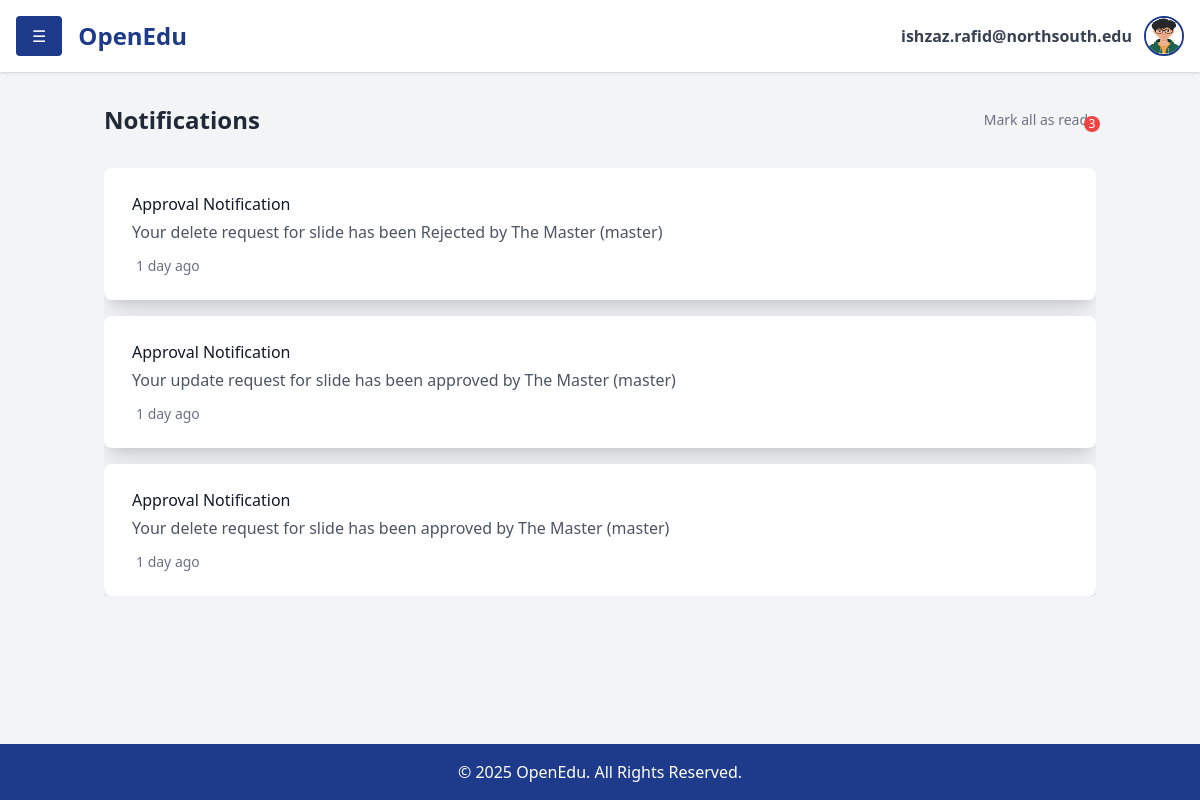
Before: /notifications/ (signed in) with the older database file.
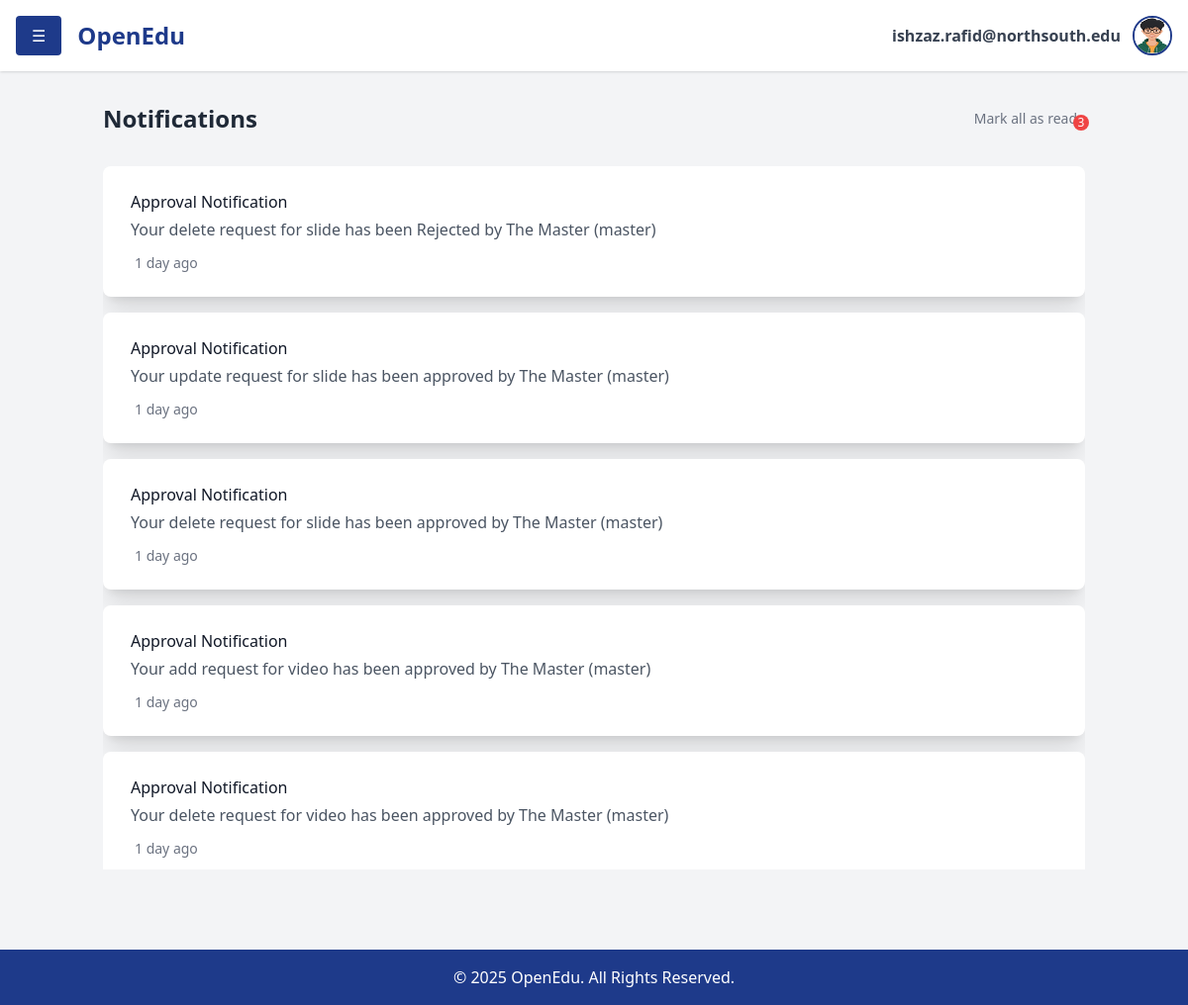
After: the same page with the newer database file.
### notifications/models.py (models this page shows, shortened)
class Notification(models.Model):
    recievers = models.ManyToManyField(User, related_name="notifications")
    message = models.CharField(max_length=255)
    created_at = models.DateTimeField(auto_now_add=True)
    sender = models.ForeignKey(User, on_delete=models.CASCADE, related_name="sent_notifications")
    type=models.CharField(max_length=6)
    content_id= models.IntegerField(default=0, null=True, blank=True)
    real_content_id=models.IntegerField(default=0, null=True, blank=True)
    type=models.CharField(max_length=10)
    content_type=models.CharField(max_length=15)

### notifications/views.py (the view)
# urls.py: path('notifications/', include('notifications.urls')),
def notifications(request):
    notifications = Notification.objects.filter(recievers=request.user)
    context={'notifications':notifications}
    return render(request,"notifications.html",context)

### notifications/templates/notifications.html (shortened to what this page needs)
{% extends 'dashboard.html' %} {% block content %}
<div class="container mx-auto px-4 py-8">
  <div class="max-w-7xl mx-auto w-full">
    <div class="flex justify-between items-center mb-8">
      <h1 class="text-2xl font-bold text-gray-800">Notifications</h1>
      <div class="flex items-center space-x-2">
        <span class="text-sm text-gray-500">Mark all as read</span>
        <span class="relative">
          <span
            class="absolute -top-1 -right-1 bg-red-500 text-white text-xs rounded-full h-4 w-4 flex items-center justify-center"
            >3</span
          >
        </span>
      </div>
    </div>
    <div class="overflow-y-auto max-h-[70vh]">
      <div class="space-y-4">
        {%if notifications%} {% for notification in notifications %}
        {%if notification.type != 'inf'%}
        <div
          class="bg-white rounded-lg shadow-xl p-6 border-l-4 border-blue-500 w-full mx-auto"
        >
          <div class="flex justify-between items-start">
            <div class="flex-1">
              <h3 class="font-medium text-gray-900">
                New {{notification.type}} Request
              </h3>
              <p class="text-gray-600 mt-1">{{notification.message}}</p>
              <div class="flex items-center mt-3 text-sm text-gray-500">
                <i class="far fa-clock mr-1"></i>
                <span>{{notification.created_at}}</span>
              </div>
            </div>
            <div class="ml-4 flex space-x-2">
              <button
                onclick="window.location.href='{% url 'approve_not' notification.id %}';"
                class="px-4 py-2 bg-green-100 text-green-800 rounded-md hover:bg-green-200 transition-colors"
              >
                Approve
              </button>
              <button
                onclick="window.location.href='{% url 'reject_not' notification.id %}';"
                class="px-4 py-2 bg-red-100 text-red-800 rounded-md hover:bg-red-200 transition-colors"
              >
                Reject
              </button>
            </div>
          </div>
        </div>
        {% else %}
        <div
          class="bg-white rounded-lg shadow-xl p-6 border-l-4 border-transparent w-full mx-auto"
        >
          <div class="flex justify-between items-start">
            <div class="flex-1">
              <h3 class="font-medium text-gray-900">Approval Notification</h3>
              <p class="text-gray-600 mt-1">{{notification.message}}</p>
              <div class="flex items-center mt-3 text-sm text-gray-500">
                <span>1 day ago</span>
              </div>
            </div>
          </div>
        </div>
        {%endif%} {%endfor%}{%endif%}
      </div>
    </div>
  </div>
</div>
{% endblock %}

Changed rows visible on the page:
added Notification: message "Your add request for video has been approved by The Master (master)"
added Notification: message "Your delete request for video has been approved by The Master (master)"
